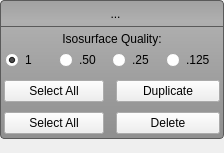
<?xml version="1.0" encoding="UTF-8"?>
<ui version="4.0">
 <class>GroupButtonMenu</class>
 <widget class="QWidget" name="GroupButtonMenu">
  <property name="geometry">
   <rect>
    <x>0</x>
    <y>0</y>
    <width>224</width>
    <height>149</height>
   </rect>
  </property>
  <property name="windowTitle">
   <string>GroupButtonMenu</string>
  </property>
  <property name="styleSheet">
   <string notr="true">
/*group_new_mask_button_ */
QToolButton#group_new_mask_button_{
  background-color: rgba(0, 0, 0, 0);
  border: 1px solid rgba(0, 0, 0, 0);
  margin: 0 0 0 0;
  padding: 0 0 0 0;
}
QToolButton#group_new_mask_button_:hover{
  background-color: rgba( 0, 0, 0, 30 ); border-radius: 3px;
}
QToolButton#group_new_mask_button_:pressed{
  background-color: rgb(233, 111, 53);
  border-radius: 3px;
  border: 1px solid rgb(142, 67, 32);
  margin: 0 0 0 0;
  padding: 0 0 0 0;
}

/* group_delete_button_ */
QToolButton#group_delete_button_{
  background-color: rgba(0, 0, 0, 0);
  border: 1px solid rgba(0, 0, 0, 0);
  margin: 0 0 0 0;
  padding: 0 0 0 0;
}
QToolButton#group_delete_button_:hover{
  background-color: rgba( 0, 0, 0, 30 ); border-radius: 3px;
}
QToolButton#group_delete_button_:checked{
  background-color: rgb(233, 111, 53);
  border-radius: 3px;
  border: 1px solid rgb(142, 67, 32);
  margin: 0 0 0 0;
  padding: 0 0 0 0;
}

/* group_iso_button_ */
QToolButton#group_iso_button_{
  background-color: rgba(0, 0, 0, 0);
  border: 1px solid rgba(0, 0, 0, 0);
  margin: 0 0 0 0;
  padding: 0 0 0 0;
}
QToolButton#group_iso_button_:hover{
  background-color: rgba( 0, 0, 0, 30 ); border-radius: 3px;
}
QToolButton#group_iso_button_:checked{
  background-color: rgb(233, 111, 53);
  border-radius: 3px;
  border: 1px solid rgb(142, 67, 32);
  margin: 0 0 0 0;
  padding: 0 0 0 0;
}

/* duplicate_layer_button_ */
QToolButton#duplicate_layer_button_{
  background-color: rgba(0, 0, 0, 0);
  border: 1px solid rgba(0, 0, 0, 0);
  margin: 0 0 0 0;
  padding: 0 0 0 0;
}
QToolButton#duplicate_layer_button_:hover{
  background-color: rgba( 0, 0, 0, 30 ); border-radius: 3px;
}
QToolButton#duplicate_layer_button_:checked{
  background-color: rgb(233, 111, 53);
  border-radius: 3px;
  border: 1px solid rgb(142, 67, 32);
  margin: 0 0 0 0;
  padding: 0 0 0 0;
}


QWidget#group_tools_{
  border-radius: 4px;
  border: 1px solid rgb(90, 90, 90);
  background-color: qlineargradient(spread:pad, x1:0.5, y1:0, x2:0.5, y2:0.960227, stop:0 rgba(161, 161, 161, 255), stop:0.155779 rgba(175, 175, 175, 255), stop:1 rgba(144, 144, 144, 255));
}

QWidget#buttons_{
  border-bottom: 1px solid rgb(90, 90, 90);
}</string>
  </property>
  <layout class="QVBoxLayout" name="verticalLayout">
   <property name="spacing">
    <number>0</number>
   </property>
   <property name="margin">
    <number>0</number>
   </property>
   <item>
    <widget class="QWidget" name="group_tools_" native="true">
     <layout class="QVBoxLayout" name="verticalLayout_10">
      <property name="spacing">
       <number>0</number>
      </property>
      <property name="margin">
       <number>0</number>
      </property>
      <item>
       <widget class="QWidget" name="buttons_" native="true">
        <property name="sizePolicy">
         <sizepolicy hsizetype="Preferred" vsizetype="Fixed">
          <horstretch>0</horstretch>
          <verstretch>0</verstretch>
         </sizepolicy>
        </property>
        <property name="minimumSize">
         <size>
          <width>0</width>
          <height>27</height>
         </size>
        </property>
        <property name="maximumSize">
         <size>
          <width>16777215</width>
          <height>27</height>
         </size>
        </property>
        <layout class="QHBoxLayout" name="horizontalLayout_2" stretch="0,0,0,0,1">
         <property name="spacing">
          <number>4</number>
         </property>
         <property name="leftMargin">
          <number>2</number>
         </property>
         <property name="topMargin">
          <number>3</number>
         </property>
         <property name="rightMargin">
          <number>2</number>
         </property>
         <property name="bottomMargin">
          <number>2</number>
         </property>
         <item>
          <spacer name="horizontalSpacer">
           <property name="orientation">
            <enum>Qt::Horizontal</enum>
           </property>
           <property name="sizeHint" stdset="0">
            <size>
             <width>40</width>
             <height>20</height>
            </size>
           </property>
          </spacer>
         </item>
         <item>
          <widget class="QToolButton" name="duplicate_layer_button_">
           <property name="toolTip">
            <string>Duplicate a layer</string>
           </property>
           <property name="text">
            <string>...</string>
           </property>
           <property name="icon">
            <iconset resource="../../Resources/QtResources.qrc">
             <normaloff>:/Images/DuplicateOff.png</normaloff>
             <normalon>:/Images/Duplicate.png</normalon>:/Images/DuplicateOff.png</iconset>
           </property>
           <property name="iconSize">
            <size>
             <width>35</width>
             <height>20</height>
            </size>
           </property>
           <property name="checkable">
            <bool>true</bool>
           </property>
          </widget>
         </item>
         <item>
          <widget class="QToolButton" name="group_iso_button_">
           <property name="minimumSize">
            <size>
             <width>0</width>
             <height>22</height>
            </size>
           </property>
           <property name="maximumSize">
            <size>
             <width>16777215</width>
             <height>22</height>
            </size>
           </property>
           <property name="toolTip">
            <string>Open the isosurface menu</string>
           </property>
           <property name="text">
            <string/>
           </property>
           <property name="icon">
            <iconset resource="../../Resources/QtResources.qrc">
             <normaloff>:/Images/IsosurfaceMenuOff.png</normaloff>
             <normalon>:/Images/IsosurfaceMenu.png</normalon>:/Images/IsosurfaceMenuOff.png</iconset>
           </property>
           <property name="iconSize">
            <size>
             <width>35</width>
             <height>20</height>
            </size>
           </property>
           <property name="checkable">
            <bool>true</bool>
           </property>
          </widget>
         </item>
         <item>
          <widget class="QToolButton" name="group_delete_button_">
           <property name="minimumSize">
            <size>
             <width>22</width>
             <height>22</height>
            </size>
           </property>
           <property name="maximumSize">
            <size>
             <width>22</width>
             <height>22</height>
            </size>
           </property>
           <property name="toolTip">
            <string>Delete a layer</string>
           </property>
           <property name="text">
            <string/>
           </property>
           <property name="icon">
            <iconset resource="../../Resources/QtResources.qrc">
             <normaloff>:/Images/Delete.png</normaloff>
             <normalon>:/Images/DeleteWhite.png</normalon>:/Images/Delete.png</iconset>
           </property>
           <property name="checkable">
            <bool>true</bool>
           </property>
          </widget>
         </item>
         <item>
          <widget class="QToolButton" name="group_new_mask_button_">
           <property name="minimumSize">
            <size>
             <width>22</width>
             <height>22</height>
            </size>
           </property>
           <property name="maximumSize">
            <size>
             <width>22</width>
             <height>22</height>
            </size>
           </property>
           <property name="toolTip">
            <string>Create a new mask layer</string>
           </property>
           <property name="text">
            <string/>
           </property>
           <property name="icon">
            <iconset resource="../../Resources/QtResources.qrc">
             <normaloff>:/Images/Add.png</normaloff>
             <normalon>:/Images/AddWhite.png</normalon>:/Images/Add.png</iconset>
           </property>
           <property name="iconSize">
            <size>
             <width>20</width>
             <height>20</height>
            </size>
           </property>
          </widget>
         </item>
        </layout>
       </widget>
      </item>
      <item>
       <widget class="QWidget" name="iso_quality_" native="true">
        <layout class="QVBoxLayout" name="verticalLayout_14" stretch="0,1">
         <property name="spacing">
          <number>2</number>
         </property>
         <property name="margin">
          <number>4</number>
         </property>
         <item>
          <widget class="QWidget" name="widget_19" native="true">
           <property name="minimumSize">
            <size>
             <width>0</width>
             <height>16</height>
            </size>
           </property>
           <layout class="QHBoxLayout" name="horizontalLayout_31">
            <property name="spacing">
             <number>0</number>
            </property>
            <property name="leftMargin">
             <number>4</number>
            </property>
            <property name="topMargin">
             <number>0</number>
            </property>
            <property name="rightMargin">
             <number>4</number>
            </property>
            <property name="bottomMargin">
             <number>0</number>
            </property>
            <item>
             <widget class="QLabel" name="label">
              <property name="sizePolicy">
               <sizepolicy hsizetype="Preferred" vsizetype="Fixed">
                <horstretch>0</horstretch>
                <verstretch>0</verstretch>
               </sizepolicy>
              </property>
              <property name="minimumSize">
               <size>
                <width>0</width>
                <height>16</height>
               </size>
              </property>
              <property name="text">
               <string>Isosurface Quality:</string>
              </property>
              <property name="alignment">
               <set>Qt::AlignCenter</set>
              </property>
             </widget>
            </item>
           </layout>
          </widget>
         </item>
         <item>
          <widget class="QWidget" name="widget_18" native="true">
           <property name="sizePolicy">
            <sizepolicy hsizetype="Preferred" vsizetype="MinimumExpanding">
             <horstretch>0</horstretch>
             <verstretch>0</verstretch>
            </sizepolicy>
           </property>
           <layout class="QHBoxLayout" name="horizontalLayout_24" stretch="1,1,1,1">
            <property name="spacing">
             <number>0</number>
            </property>
            <property name="margin">
             <number>1</number>
            </property>
            <item>
             <widget class="QRadioButton" name="radioButton_1_point_0">
              <property name="text">
               <string>1</string>
              </property>
              <property name="checked">
               <bool>true</bool>
              </property>
             </widget>
            </item>
            <item>
             <widget class="QRadioButton" name="radioButton_point_5">
              <property name="text">
               <string>.50</string>
              </property>
             </widget>
            </item>
            <item>
             <widget class="QRadioButton" name="radioButton_point_25">
              <property name="text">
               <string>.25</string>
              </property>
             </widget>
            </item>
            <item>
             <widget class="QRadioButton" name="radioButton_point_125">
              <property name="text">
               <string>.125</string>
              </property>
             </widget>
            </item>
           </layout>
          </widget>
         </item>
        </layout>
       </widget>
      </item>
      <item>
       <widget class="QWidget" name="duplicate_layers_" native="true">
        <property name="minimumSize">
         <size>
          <width>0</width>
          <height>32</height>
         </size>
        </property>
        <property name="maximumSize">
         <size>
          <width>16777215</width>
          <height>32</height>
         </size>
        </property>
        <layout class="QHBoxLayout" name="horizontalLayout_4">
         <property name="spacing">
          <number>12</number>
         </property>
         <property name="leftMargin">
          <number>4</number>
         </property>
         <property name="topMargin">
          <number>0</number>
         </property>
         <property name="rightMargin">
          <number>4</number>
         </property>
         <property name="bottomMargin">
          <number>0</number>
         </property>
         <item>
          <widget class="QPushButton" name="select_all_for_duplication_button_">
           <property name="maximumSize">
            <size>
             <width>100</width>
             <height>16777215</height>
            </size>
           </property>
           <property name="text">
            <string>Select All</string>
           </property>
           <property name="checkable">
            <bool>true</bool>
           </property>
          </widget>
         </item>
         <item>
          <widget class="QPushButton" name="duplicate_button_">
           <property name="text">
            <string>Duplicate</string>
           </property>
          </widget>
         </item>
        </layout>
       </widget>
      </item>
      <item>
       <widget class="QWidget" name="delete_" native="true">
        <layout class="QVBoxLayout" name="verticalLayout_8">
         <property name="spacing">
          <number>2</number>
         </property>
         <property name="margin">
          <number>0</number>
         </property>
         <item>
          <widget class="QWidget" name="widget_8" native="true">
           <property name="minimumSize">
            <size>
             <width>0</width>
             <height>32</height>
            </size>
           </property>
           <property name="maximumSize">
            <size>
             <width>16777215</width>
             <height>32</height>
            </size>
           </property>
           <layout class="QHBoxLayout" name="horizontalLayout_25">
            <property name="spacing">
             <number>12</number>
            </property>
            <property name="leftMargin">
             <number>4</number>
            </property>
            <property name="topMargin">
             <number>0</number>
            </property>
            <property name="rightMargin">
             <number>4</number>
            </property>
            <property name="bottomMargin">
             <number>0</number>
            </property>
            <item>
             <widget class="QPushButton" name="select_all_button_">
              <property name="maximumSize">
               <size>
                <width>100</width>
                <height>16777215</height>
               </size>
              </property>
              <property name="toolTip">
               <string>Select all layers in this group</string>
              </property>
              <property name="text">
               <string>Select All</string>
              </property>
              <property name="checkable">
               <bool>true</bool>
              </property>
             </widget>
            </item>
            <item>
             <widget class="QPushButton" name="delete_button_">
              <property name="text">
               <string>Delete</string>
              </property>
             </widget>
            </item>
           </layout>
          </widget>
         </item>
        </layout>
       </widget>
      </item>
     </layout>
    </widget>
   </item>
   <item>
    <widget class="QLabel" name="facade_">
     <property name="text">
      <string/>
     </property>
    </widget>
   </item>
  </layout>
 </widget>
 <resources>
  <include location="../../Resources/QtResources.qrc"/>
 </resources>
 <connections/>
</ui>
